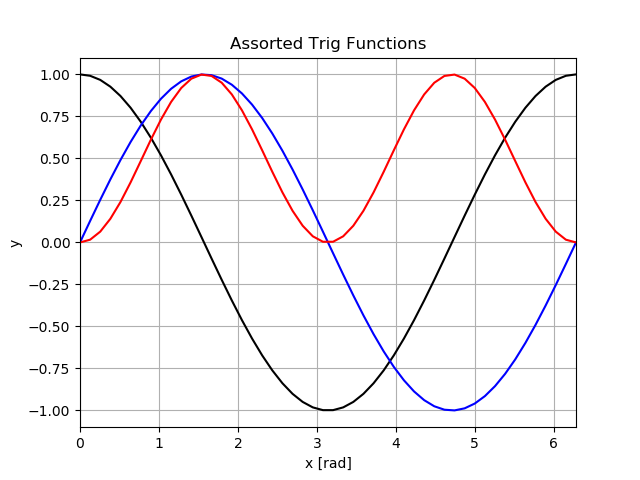

Write the Python code that produced this figure.
import numpy as np
import scipy as sp
import matplotlib.pyplot as plt
plt.close('all')
#JDP initialising variables, now I make multiple y variables.
pi = 3.14159
x = np.linspace(0, 2*pi, 50)
y = np.cos(x)
y2 = np.sin(x)
y3 = np.sin(x)**2

#JDP Now adding multiple plt.plot commands.
fig = plt.figure()
plt.plot(x, y, color='black')
plt.plot(x, y2, color='blue')
plt.plot(x, y3, color='red')
plt.xlim(0, 2*pi)
plt.xlabel('x [rad]')
plt.ylabel('y')
plt.title('Assorted Trig Functions')
plt.grid('on')
plt.savefig('ex_1_q_2.png')